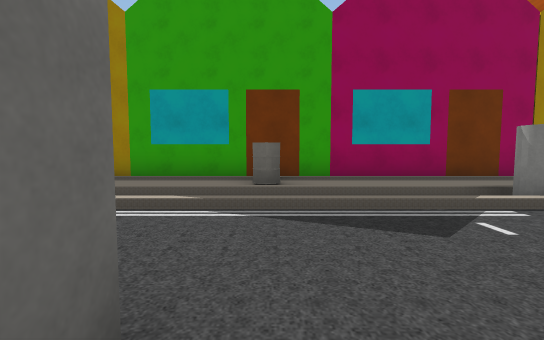
view 1 (above)

24 first-person views from a walk through a Unity game level. The camera is 1.3 m above the floor, tilts 4° down and sees 90° across. The floor is counted in squares, 2 m on a side. Each view is taken from the middle of a square. On the plan, view 1 faces up. The plan holds only what a view shows up to about 9 squares ahead; the rest is blank. The place goes on beyond the plan. Some surface patterns are stand-ins.

view 2
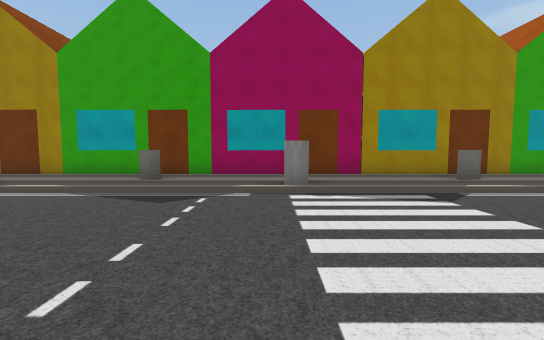

view 3
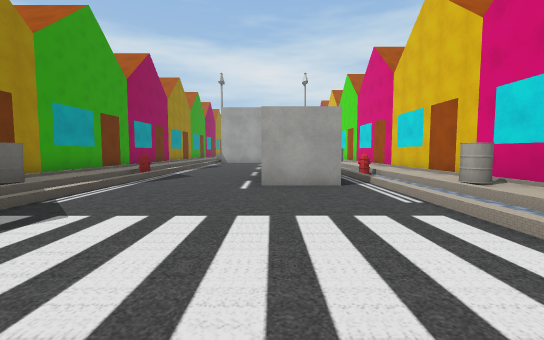

view 4
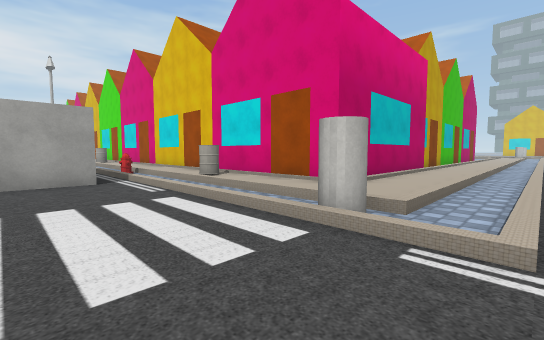

view 5
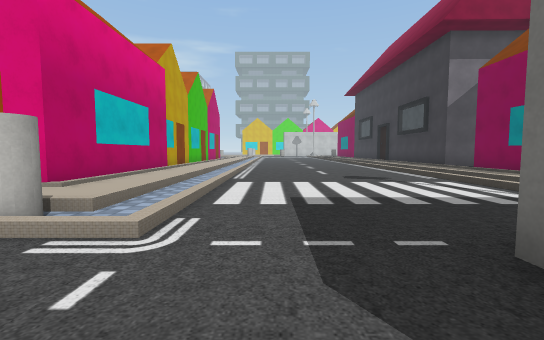

view 6
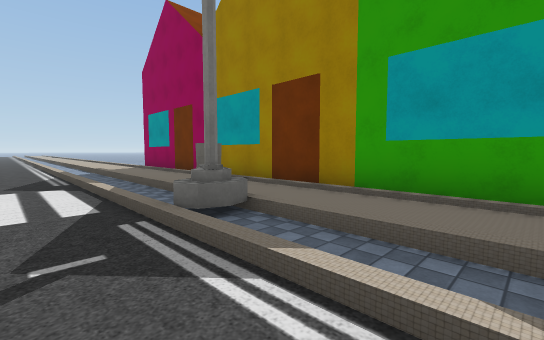

view 7
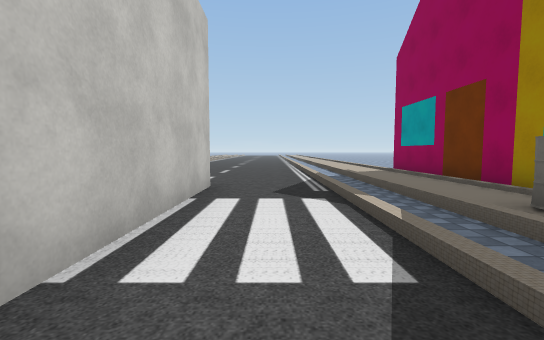

view 8
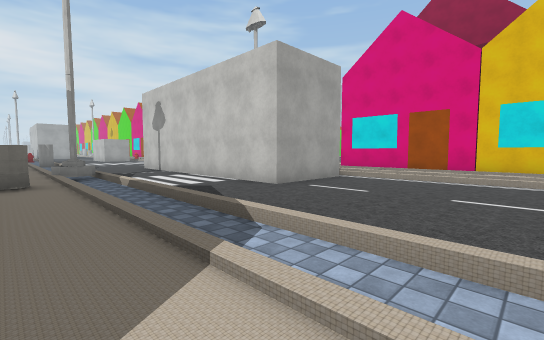

view 9
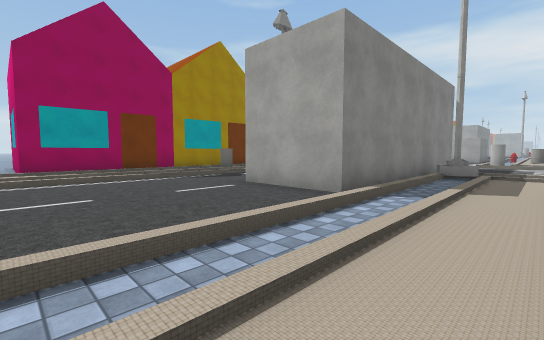

view 10
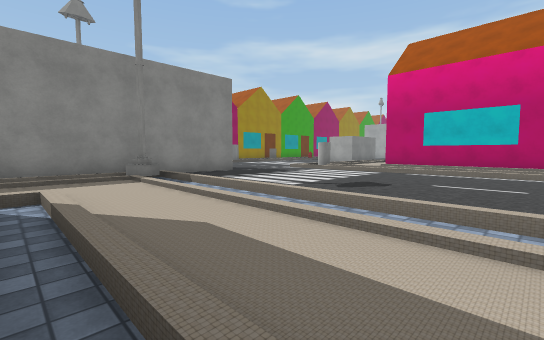

view 11
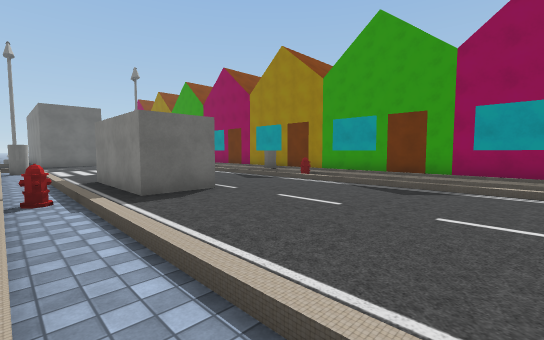

view 12
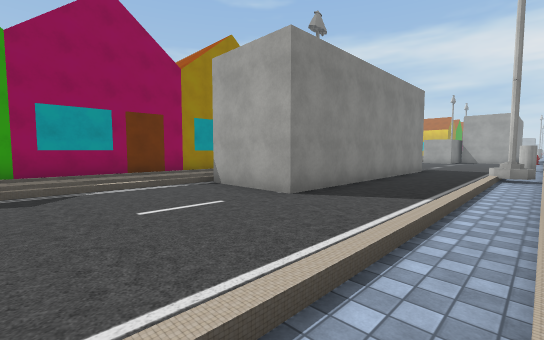

view 13
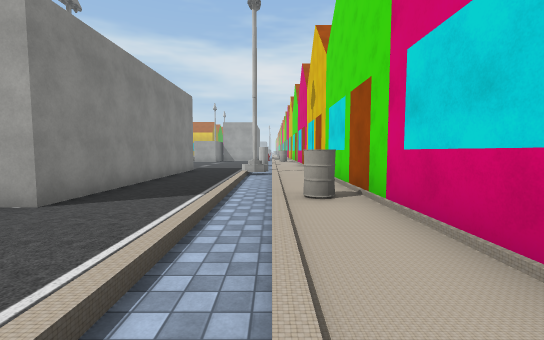

view 14
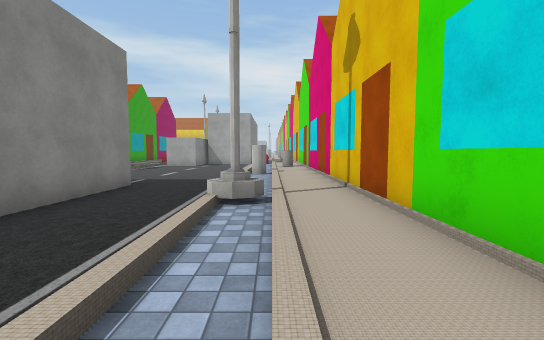

view 15
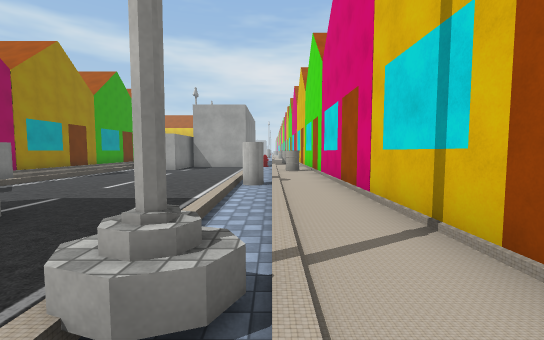

view 16
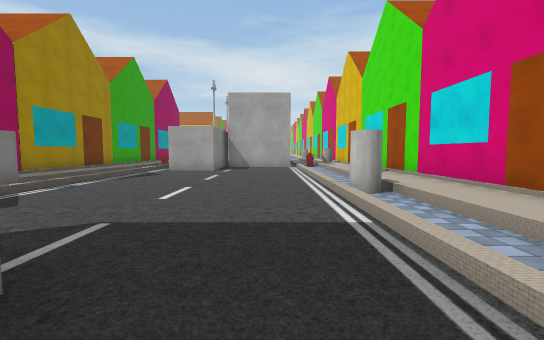

view 17
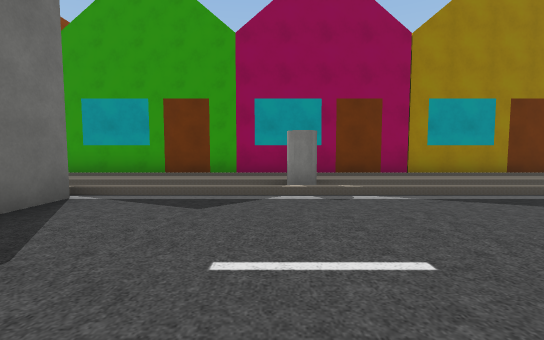

view 18
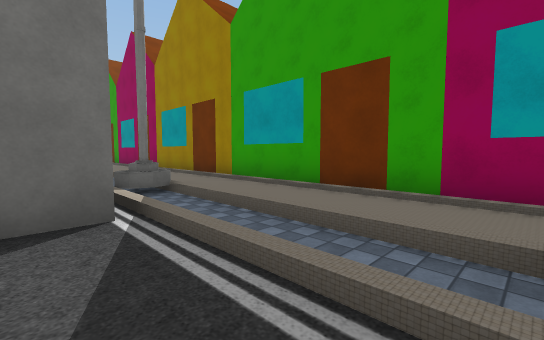

view 19
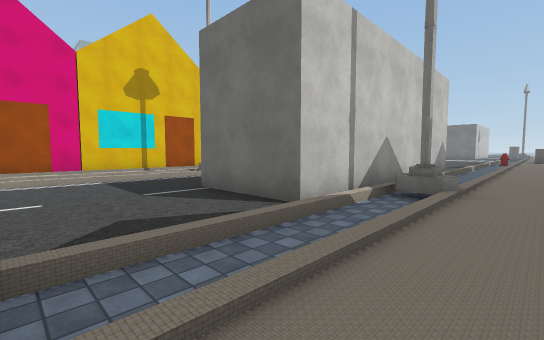

view 20
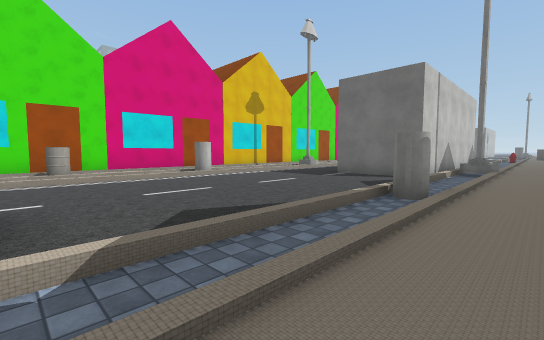

view 21
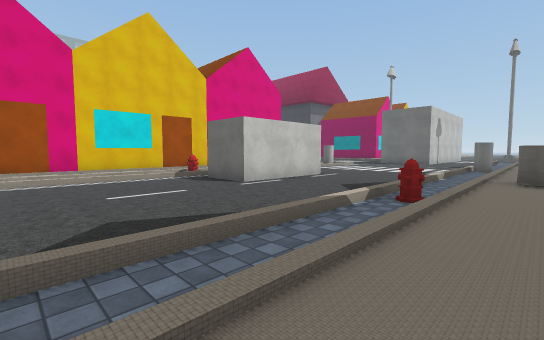

view 22
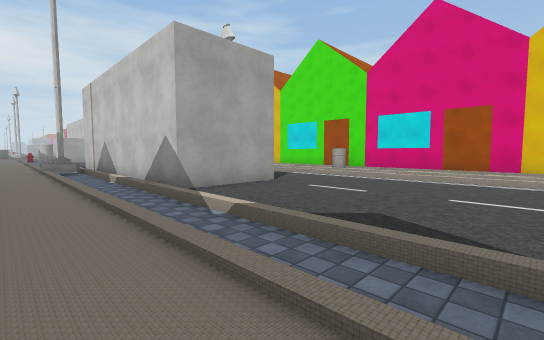

view 23
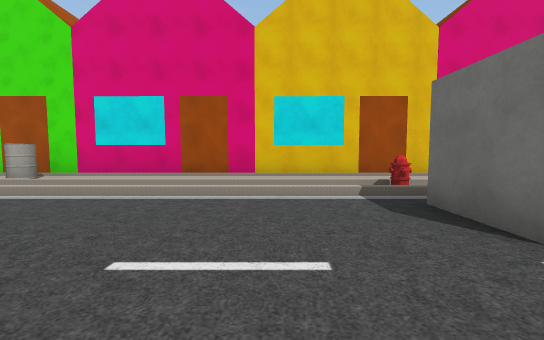

view 24
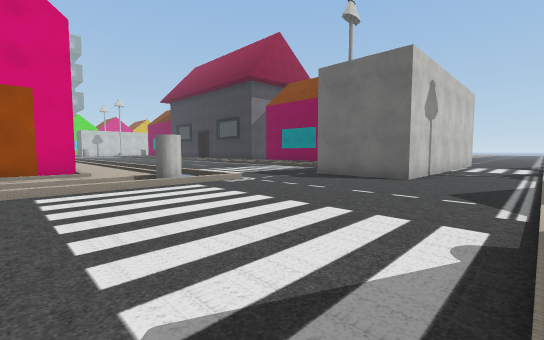

### Floor plan
Key: @ floor where view 1 was taken; # wall or solid block; x gap in a wall; . floor; / step, stairs or slope; = window, fence, low wall or low ledge; H house; C cylinder; Y hydrant; O other object.
Columns run from 13 left of view 1 to 33 right of it. Each row starts with its distance up from view 1.
 11                                              HH
 10
  9
  8
  7
  6   HHHH########HHHHH####H###HHHH##HHH####H###HHH
  5  ......O.....O.......O.........................
  4  ////////#//////CC//////Y///////////#////CC////
  3  //////////////////////////////////////////////
  2  ..............................########.......
  1  ....########..................########.......
  0  ....#### ###@.......####......................
 -1  ....########........####......................
 -2  ////////x/....////////////////////////////////
 -3  ////////=/..../CC//////Y///////////=////CC////
 -4  .....././/....//....O.........O.............O.
 -5 HH###  H///....//.H#######H####H#######H####H##
 -6        .///....//.##
 -7        .///....//.#
 -8        .///....//.#
 -9        .///....//.#

Positions as (right, up) in squares from view 1, and headings:
1: (0, 0), facing up
2: (3, -2), facing up
3: (3, 0), facing right
4: (2, 0), facing down-right
5: (1, 0), facing down
6: (-1, 2), facing up-left
7: (-3, 2), facing left
8: (-12, 5), facing down-right
9: (-12, -4), facing up-right
10: (-6, -9), facing up-right
11: (16, -3), facing up-left
12: (14, -3), facing up-right
13: (14, -3), facing right
14: (19, -3), facing right
15: (22, -3), facing right
16: (24, -1), facing right
17: (28, -1), facing up
18: (28, 2), facing up-left
19: (28, 5), facing down-left
20: (33, 5), facing down-left
21: (15, 5), facing down-left
22: (13, 5), facing down-right
23: (13, 2), facing down
24: (6, 3), facing down-left
